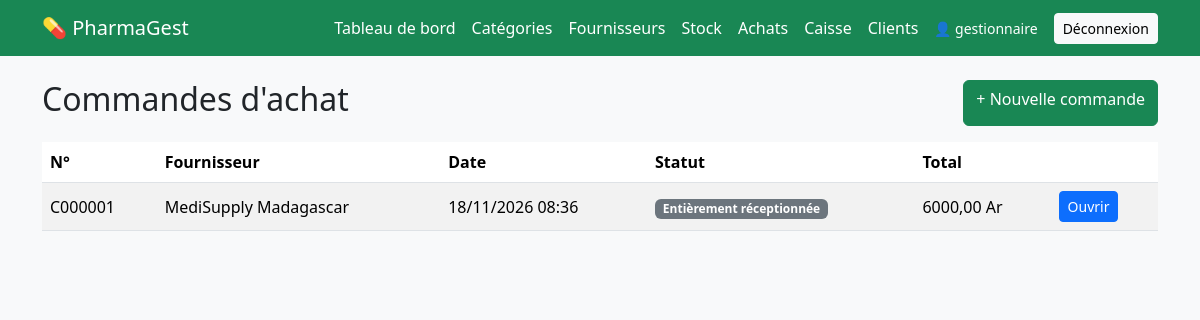
The page /achats/ (signed in) on the database its author committed.
### achats/models.py (models this page shows, shortened)
class CommandeAchat(models.Model):
    STATUTS = [
        ("brouillon", "Brouillon"),
        ("commandee", "Commandée"),
        ("partielle", "Partiellement réceptionnée"),
        ("complete", "Entièrement réceptionnée"),
        ("annulee", "Annulée"),
    ]
    numero = models.CharField(max_length=20, unique=True, null=True, blank=True)
    fournisseur = models.ForeignKey(
        "fournisseurs.Fournisseur", on_delete=models.PROTECT, related_name="commandes"
    )
    statut = models.CharField(max_length=12, choices=STATUTS, default="brouillon")
    utilisateur = models.ForeignKey(
        settings.AUTH_USER_MODEL, on_delete=models.SET_NULL, null=True, blank=True
    )
    date_creation = models.DateTimeField(auto_now_add=True)
    class Meta:
        ordering = ["-date_creation"]
    @property
    def total(self):
        return sum(l.sous_total for l in self.lignes.all())

class LigneAchat(models.Model):
    commande = models.ForeignKey(CommandeAchat, on_delete=models.CASCADE, related_name="lignes")
    medicament = models.ForeignKey("medicaments.Medicament", on_delete=models.PROTECT)
    quantite = models.PositiveIntegerField()
    prix_achat = models.DecimalField(max_digits=10, decimal_places=2)
    quantite_recue = models.PositiveIntegerField(default=0)
    @property
    def sous_total(self):
        return self.quantite * self.prix_achat

### fournisseurs/models.py (models this page shows)
class Fournisseur(models.Model):
    nom = models.CharField("Nom / raison sociale", max_length=150)
    adresse = models.CharField(max_length=255, blank=True)
    telephone = models.CharField(max_length=30, blank=True)
    email = models.EmailField(blank=True)
    numero_fiscal = models.CharField("Numéro fiscal (NIF/STAT)", max_length=50, blank=True)
    contact_principal = models.CharField(max_length=100, blank=True)
    actif = models.BooleanField(default=True)
    date_creation = models.DateTimeField(auto_now_add=True)
    class Meta:
        ordering = ["nom"]
    def __str__(self):
        return self.nom

### achats/views.py (the view)
# urls.py: path("", views.liste, name="achat_liste"),
@roles_requis(*ROLES)
def liste(request):
    commandes = CommandeAchat.objects.select_related("fournisseur")
    return render(request, "achats/liste.html", {"commandes": commandes})

### utilisateurs/roles.py (called while the page is built)
def roles_requis(*roles):
    def decorateur(vue):
        @wraps(vue)
        def enveloppe(request, *args, **kwargs):
            u = request.user
            if u.is_superuser or u.groups.filter(name__in=roles).exists():
                return vue(request, *args, **kwargs)
            raise PermissionDenied
        return enveloppe
    return decorateur

### templates/achats/liste.html (shortened to what this page needs)
{% extends "base.html" %}
{% block content %}
<div class="d-flex justify-content-between mb-3">
  <h2>Commandes d'achat</h2>
  <a href="{% url 'achat_creer' %}" class="btn btn-success">+ Nouvelle commande</a>
</div>
<table class="table table-striped bg-white align-middle">
  <thead><tr><th>N°</th><th>Fournisseur</th><th>Date</th><th>Statut</th><th>Total</th><th></th></tr></thead>
  <tbody>
  {% for c in commandes %}
    <tr>
      <td>{{ c.numero }}</td>
      <td>{{ c.fournisseur }}</td>
      <td>{{ c.date_creation|date:"d/m/Y H:i" }}</td>
      <td><span class="badge bg-secondary">{{ c.get_statut_display }}</span></td>
      <td>{{ c.total }} Ar</td>
      <td><a href="{% url 'achat_detail' c.pk %}" class="btn btn-sm btn-primary">Ouvrir</a></td>
    </tr>
  {% empty %}
    <tr><td colspan="6" class="text-center">Aucune commande.</td></tr>
  {% endfor %}
  </tbody>
</table>
{% endblock %}

### templates/base.html (shortened to what this page needs)
<!DOCTYPE html>
<html lang="fr">
<head>
  <link href="https://cdn.jsdelivr.net/npm/bootstrap@5.3.3/dist/css/bootstrap.min.css" rel="stylesheet">
</head>
<body class="bg-light">
<nav class="navbar navbar-dark bg-success mb-4">
  <div class="container">
    <a class="navbar-brand" href="{% url 'medicament_liste' %}">💊 PharmaGest</a>
    <div class="d-flex gap-3 align-items-center flex-wrap">
      <a class="nav-link text-white" href="{% url 'dashboard' %}">Tableau de bord</a>
      <a class="nav-link text-white" href="{% url 'categorie_liste' %}">Catégories</a>
      <a class="nav-link text-white" href="{% url 'fournisseur_liste' %}">Fournisseurs</a>
      <a class="nav-link text-white" href="{% url 'stock_apercu' %}">Stock</a>
      <a class="nav-link text-white" href="{% url 'achat_liste' %}">Achats</a>
      <a class="nav-link text-white" href="{% url 'caisse' %}">Caisse</a>
      <a class="nav-link text-white" href="{% url 'client_liste' %}">Clients</a>
      {% if user.is_authenticated %}
        <span class="text-white small">👤 {{ user.username }}</span>
        <form method="post" action="{% url 'logout' %}" class="m-0">
          <button class="btn btn-light btn-sm">Déconnexion</button>
        </form>
      {% endif %}
    </div>
  </div>
</nav>
<div class="container">
  {% block content %}{% endblock %}
</div>
</body>
</html>

### rows shown on the page
CommandeAchat: numero "C000001", fournisseur "MediSupply Madagascar", date_creation "18/11/2026 08:36", statut "Entièrement réceptionnée", total "6000,00"

### other values the page prints
{{ user.username }} "gestionnaire"
